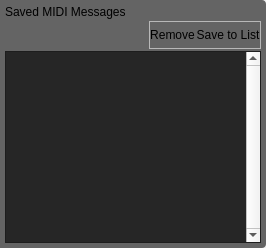
       <widget class="QWidget" name="page_savedMidiMsges">
        <layout class="QVBoxLayout" name="verticalLayout_29">
         <property name="spacing">
          <number>0</number>
         </property>
         <property name="leftMargin">
          <number>0</number>
         </property>
         <property name="topMargin">
          <number>0</number>
         </property>
         <property name="rightMargin">
          <number>0</number>
         </property>
         <property name="bottomMargin">
          <number>0</number>
         </property>
         <item>
          <widget class="QGroupBox" name="groupBox_Library_2">
           <property name="styleSheet">
            <string notr="true">QGroupBox{
	background-color: rgba(100,100,100, 255);
	border: 0px solid;
	border-top-left-radius: 0px;
    border-bottom-left-radius: 0px;
    border-top-right-radius: 4px;
    border-bottom-right-radius: 4px;
	margin-top: 0ex;
	padding-top: 0ex;
}</string>
           </property>
           <property name="title">
            <string/>
           </property>
           <layout class="QVBoxLayout" name="verticalLayout_28">
            <property name="spacing">
             <number>2</number>
            </property>
            <property name="leftMargin">
             <number>5</number>
            </property>
            <property name="topMargin">
             <number>5</number>
            </property>
            <property name="rightMargin">
             <number>5</number>
            </property>
            <property name="bottomMargin">
             <number>5</number>
            </property>
            <item>
             <widget class="QLabel" name="label_33">
              <property name="text">
               <string>Saved MIDI Messages</string>
              </property>
             </widget>
            </item>
            <item>
             <layout class="QHBoxLayout" name="horizontalLayout_57">
              <item>
               <spacer name="horizontalSpacer_12">
                <property name="orientation">
                 <enum>Qt::Horizontal</enum>
                </property>
                <property name="sizeHint" stdset="0">
                 <size>
                  <width>40</width>
                  <height>20</height>
                 </size>
                </property>
               </spacer>
              </item>
              <item>
               <widget class="QFrame" name="frame_50">
                <property name="sizePolicy">
                 <sizepolicy hsizetype="Maximum" vsizetype="Preferred">
                  <horstretch>0</horstretch>
                  <verstretch>0</verstretch>
                 </sizepolicy>
                </property>
                <property name="minimumSize">
                 <size>
                  <width>0</width>
                  <height>28</height>
                 </size>
                </property>
                <property name="maximumSize">
                 <size>
                  <width>16777215</width>
                  <height>28</height>
                 </size>
                </property>
                <property name="styleSheet">
                 <string notr="true"/>
                </property>
                <property name="frameShape">
                 <enum>QFrame::StyledPanel</enum>
                </property>
                <property name="frameShadow">
                 <enum>QFrame::Raised</enum>
                </property>
                <property name="buttonFrame" stdset="0">
                 <bool>true</bool>
                </property>
                <layout class="QGridLayout" name="gridLayout_49">
                 <property name="leftMargin">
                  <number>0</number>
                 </property>
                 <property name="topMargin">
                  <number>0</number>
                 </property>
                 <property name="rightMargin">
                  <number>0</number>
                 </property>
                 <property name="bottomMargin">
                  <number>0</number>
                 </property>
                 <property name="spacing">
                  <number>1</number>
                 </property>
                 <item row="0" column="1">
                  <widget class="QPushButton" name="pushButton_savedMidiMsgs_save">
                   <property name="sizePolicy">
                    <sizepolicy hsizetype="Minimum" vsizetype="Minimum">
                     <horstretch>0</horstretch>
                     <verstretch>0</verstretch>
                    </sizepolicy>
                   </property>
                   <property name="maximumSize">
                    <size>
                     <width>16777215</width>
                     <height>16777215</height>
                    </size>
                   </property>
                   <property name="toolTip">
                    <string>Save the MIDI message currently being edited to the Saved MIDI Messages list</string>
                   </property>
                   <property name="styleSheet">
                    <string notr="true">border-top-left-radius: 0;
border-bottom-left-radius: 0;</string>
                   </property>
                   <property name="text">
                    <string>Save to List</string>
                   </property>
                  </widget>
                 </item>
                 <item row="0" column="0">
                  <widget class="QPushButton" name="pushButton_savedMidiMsgs_remove">
                   <property name="sizePolicy">
                    <sizepolicy hsizetype="Minimum" vsizetype="Minimum">
                     <horstretch>0</horstretch>
                     <verstretch>0</verstretch>
                    </sizepolicy>
                   </property>
                   <property name="maximumSize">
                    <size>
                     <width>16777215</width>
                     <height>16777215</height>
                    </size>
                   </property>
                   <property name="toolTip">
                    <string>Remove selected item from the Saved MIDI Messages list</string>
                   </property>
                   <property name="styleSheet">
                    <string notr="true">border-top-right-radius: 0;
border-bottom-right-radius: 0;</string>
                   </property>
                   <property name="text">
                    <string>Remove</string>
                   </property>
                  </widget>
                 </item>
                </layout>
               </widget>
              </item>
             </layout>
            </item>
            <item>
             <widget class="QTreeWidget" name="treeWidget_savedMidiMessages">
              <property name="contextMenuPolicy">
               <enum>Qt::CustomContextMenu</enum>
              </property>
              <property name="styleSheet">
               <string notr="true">QTreeWidget {
background-color: rgb(38, 38, 38);
border-color: rgb(40, 40, 40);
}</string>
              </property>
              <property name="verticalScrollBarPolicy">
               <enum>Qt::ScrollBarAlwaysOn</enum>
              </property>
              <property name="horizontalScrollBarPolicy">
               <enum>Qt::ScrollBarAsNeeded</enum>
              </property>
              <property name="autoExpandDelay">
               <number>-1</number>
              </property>
              <property name="indentation">
               <number>8</number>
              </property>
              <property name="wordWrap">
               <bool>false</bool>
              </property>
              <property name="headerHidden">
               <bool>true</bool>
              </property>
              <property name="expandsOnDoubleClick">
               <bool>false</bool>
              </property>
              <attribute name="headerVisible">
               <bool>false</bool>
              </attribute>
              <column>
               <property name="text">
                <string>Soundfonts</string>
               </property>
              </column>
             </widget>
            </item>
           </layout>
          </widget>
         </item>
        </layout>
       </widget>
